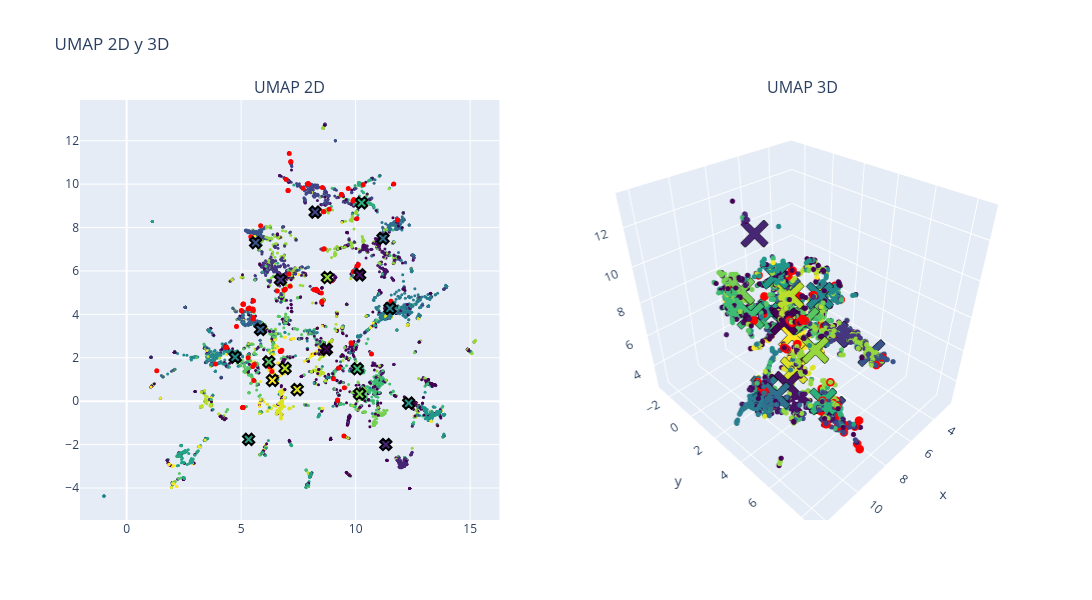

The notebook cell saved with this chart:
### Code cell
# UMAP

# Calcular los centroides de cada cluster
centroides_2d = df.groupby(clustering_method)[['umap2d_1', 'umap2d_2']].mean()
centroides_3d = df.groupby(clustering_method)[['umap3d_1', 'umap3d_2', 'umap3d_3']].mean()

fig = make_subplots(rows=1, cols=2, subplot_titles=("UMAP 2D", "UMAP 3D"), 
                    specs=[[{"type": "scatter"}, {"type": "scatter3d"}]])

# Puntos normales en 2D
fig.add_trace(
    go.Scatter(x=df['umap2d_1'], y=df['umap2d_2'], mode='markers',
               marker=dict(color=df[clustering_method], colorscale='Viridis', size=3),
               text=["Cluster: " + str(c) + "<br>Titulo: " + t for c, t in zip(df[clustering_method], data['title'])],  
               hovertemplate="%{text}<br>x: %{x}<br>y: %{y}<extra></extra>"),
    row=1, col=1)

# Puntos resaltados en 2D
fig.add_trace(
    go.Scatter(x=df.loc[indices_knn[0], 'umap2d_1'], 
               y=df.loc[indices_knn[0], 'umap2d_2'], 
               mode='markers',
               marker=dict(color='red', size=5, opacity=1), 
               text=["Cluster: " + str(c) + "<br>Titulo: " + t for c, t in zip(df.loc[indices_knn[0], clustering_method], data.loc[indices_knn[0], 'title'])],  
               hovertemplate="%{text}<br>x: %{x}<br>y: %{y}<extra></extra>"),
    row=1, col=1)

# Centroides en 2D
fig.add_trace(
    go.Scatter(x=centroides_2d['umap2d_1'], 
               y=centroides_2d['umap2d_2'], 
               mode='markers',
               marker=dict(symbol='x', color=centroides_2d.index, colorscale='Viridis', size=10, line=dict(color='black', width=2)),
               text=["Centroide: " + str(c) for c in centroides_2d.index],
               hovertemplate="%{text}<br>x: %{x}<br>y: %{y}<extra></extra>"),
    row=1, col=1)

# Puntos normales en 3D
fig.add_trace(
    go.Scatter3d(x=df['umap3d_1'], y=df['umap3d_2'], z=df['umap3d_3'], mode='markers',
                 marker=dict(color=df[clustering_method], colorscale='Viridis', size=3, opacity=1),
                 text=["Cluster: " + str(c) + "<br>Titulo: " + t for c, t in zip(df[clustering_method], data['title'])],  
                 hovertemplate="%{text}<br>x: %{x}<br>y: %{y}<br>z: %{z}<extra></extra>"),
    row=1, col=2)

# Puntos resaltados en 3D
fig.add_trace(
    go.Scatter3d(x=df.loc[indices_knn[0], 'umap3d_1'], 
                 y=df.loc[indices_knn[0], 'umap3d_2'], 
                 z=df.loc[indices_knn[0], 'umap3d_3'], 
                 mode='markers',
                 marker=dict(color='red', size=5, opacity=1), 
                 text=["Cluster: " + str(c) + "<br>Titulo: " + t for c, t in zip(df.loc[indices_knn[0], clustering_method], data.loc[indices_knn[0], 'title'])],  
                 hovertemplate="%{text}<br>x: %{x}<br>y: %{y}<br>z: %{z}<extra></extra>"),
    row=1, col=2)

# Centroides en 3D
fig.add_trace(
    go.Scatter3d(x=centroides_3d['umap3d_1'], 
                 y=centroides_3d['umap3d_2'], 
                 z=centroides_3d['umap3d_3'], 
                 mode='markers',
                 marker=dict(symbol='x', color=centroides_3d.index, colorscale='Viridis', size=10, line=dict(color='black', width=2)),
                 text=["Centroide: " + str(c) for c in centroides_3d.index],
                 hovertemplate="%{text}<br>x: %{x}<br>y: %{y}<br>z: %{z}<extra></extra>"),
    row=1, col=2)

fig.update_layout(height=600, width=1200, title_text="UMAP 2D y 3D", showlegend=False)
fig.show()

### Figure 1 — Plotly figure (JSON) as saved in the notebook; plotly's stock layout.template omitted (floating-point values rounded to 4 significant figures; data arrays with more than 128 entries replaced by an {"elided": "..."} marker saying what was removed)
{"data": [{"hovertemplate": "%{text}<br>x: %{x}<br>y: %{y}<extra></extra>", "marker": {"color": {"elided": "6682 int values"}, "colorscale": [[0, "#440154"], [0.1111, "#482878"], [0.2222, "#3e4989"], [0.3333, "#31688e"], [0.4444, "#26828e"], [0.5556, "#1f9e89"], [0.6667, "#35b779"], [0.7778, "#6ece58"], [0.8889, "#b5de2b"], [1, "#fde725"]], "size": 3}, "mode": "markers", "text": {"elided": "6682 str values"}, "type": "scatter", "x": {"elided": "6682 float values"}, "xaxis": "x", "y": {"elided": "6682 float values"}, "yaxis": "y"}, {"hovertemplate": "%{text}<br>x: %{x}<br>y: %{y}<extra></extra>", "marker": {"color": "red", "opacity": 1, "size": 5}, "mode": "markers", "text": ["Cluster: 6<br>Titulo: control strategy of the modular multilevel matrix converter", "Cluster: 6<br>Titulo: control of the cascaded h bridge multilevel matrix converter", "Cluster: 0<br>Titulo: operation of modular multilevel matrix converters with failed branches", "Cluster: 9<br>Titulo: a novel modulation with voltage balancing control for a modular matrix converter", "Cluster: 0<br>Titulo: stability analysis for cps pwm based modular multilevel converters with reduced voltage sensor", "Cluster: 16<br>Titulo: generalized control approach for a class of modular multilevel converter topologies", "Cluster: 19<br>Titulo: y matrix modulation for sc mmc medium voltage grid tie converter", "Cluster: 7<br>Titulo: m c based bipolar dc transmission scheme for offshore wind power", "Cluster: 9<br>Titulo: bipartite graph masking modulation for modular multilevel matrix converter", "Cluster: 4<br>Titulo: virtual capacitor concept for partitioning of large converter systems for rt hil simulations", "Cluster: 6<br>Titulo: zero sequence voltage suppression control with capacitor voltage balancing for a modular multilevel matrix converter", "Cluster: 0<br>Titulo: control strategy for modular multilevel matrix converters at high output frequencies", "Cluster: 7<br>Titulo: a modular matrix converter for transformer less pmsg wind generation systems", "Cluster: 15<br>Titulo: a matrix autotransformer switched capacitor converter for data center application", "Cluster: 16<br>Titulo: direct arm energy control of the modular multilevel matrix converter", "Cluster: 0<br>Titulo: high power multi modular matrix converters with sinusoidal input output waveforms", "Cluster: 6<br>Titulo: novel converter topology with reduced cost  size and weight for high power medium voltage machine drives   x  modular multilevel series converter", "Cluster: 17<br>Titulo: a novel space vector control with capacitor voltage balancing for a multilevel modular matrix converter", "Cluster: 14<br>Titulo: parameter estimation of sub module capacitors of modular multi level converter based on adaptive observer", "Cluster: 4<br>Titulo: an improved phasor method for modelling and analysis of modular multilevel matrix converter", "Cluster: 16<br>Titulo: control approach for a class of modular multilevel converter topologies", "Cluster: 7<br>Titulo: control of modular multilevel cascade converters for offshore wind energy generation and transmission", "Cluster: 0<br>Titulo: a fpga based space vector modulation applied to a multi modular matrix converter with input current imposition", "Cluster: 7<br>Titulo: wind energy conversion control for a double fed induction generator with modular multi level matrix converter", "Cluster: 0<br>Titulo: inherent sm voltage balance for multilevel circulant modulation in modular multilevel dc dc converters", "Cluster: 4<br>Titulo: accelerated model of modular multilevel converters in pscad emtdc", "Cluster: 4<br>Titulo: accelerated model of modular multilevel converters in pscad emtdc", "Cluster: 0<br>Titulo: a three phase     level matrix inverter based on modular multilevel converter half bridge modules", "Cluster: 15<br>Titulo: the comparison of different variants of new traction drives with medium frequency transformer", "Cluster: 6<br>Titulo: a hybrid modular multilevel dc ac converter", "Cluster: 12<br>Titulo: d q frame impedance modeling of modular multilevel converter based on dynamic phasors", "Cluster: 19<br>Titulo: unified high speed emt equivalent and implementation method of mmcs with single port submodules", "Cluster: 4<br>Titulo: study on equivalence of mmc modeling under multi dq frames and harmonic state space", "Cluster: 14<br>Titulo: a mathematical analysis of y matrix modulation  the natural self voltage balancing capability of modular multilevel converter under arbitrary level number", "Cluster: 0<br>Titulo: current control and branch energy balancing of the modular multilevel matrix converter", "Cluster: 16<br>Titulo: control of modular multilevel matrix converters based on capacitor voltage estimation", "Cluster: 4<br>Titulo: detailed equivalent modeling and simulation of modular multilevel converters with partially integrated battery energy storage", "Cluster: 16<br>Titulo: control of a three phase to five phase modular multilevel matrix converter based on a generalized control concept", "Cluster: 14<br>Titulo: staircase matrix modulation for the switched capacitor modular multilevel converter with sensor less voltage balancing", "Cluster: 0<br>Titulo: novel operation mode of the modular multilevel matrix converter based on a dimensioning algorithm", "Cluster: 15<br>Titulo: modulation and control of a single stage hvdc ac solid state transformer using modular multilevel converter", "Cluster: 5<br>Titulo: a robust frequency control technique for wind power conversion with two level structure predictive method", "Cluster: 0<br>Titulo: optimised operating range of modular multilevel converters for ac ac conversion with failed modules", "Cluster: 0<br>Titulo: fixed admittance matrix technique for real time power electronics simulation on matlab simulink", "Cluster: 12<br>Titulo: modeling and harmonic stability of mmc hvdc with passive circulating current filters", "Cluster: 13<br>Titulo: a new  x matrix autotransformer switched capacitor dc dc converter for datacenter application", "Cluster: 19<br>Titulo: optimal circulant modulation for submodule voltage ripple minimization with inherent balancing capability in modular multilevel dc dc converters", "Cluster: 16<br>Titulo: distributed real time model of the m c for hil systems using small scale simulators", "Cluster: 14<br>Titulo: staircase matrix modulation for the switched capacitor modular multilevel converter with sensor less capacitor voltage balancing", "Cluster: 17<br>Titulo: closed loop vector control of the modular multilevel matrix converter for equal input output operating frequencies", "Cluster: 8<br>Titulo: a pole to pole short circuit fault current calculation method for dc grids", "Cluster: 6<br>Titulo: comparison of cascaded multilevel converter topologies for ac ac conversion", "Cluster: 16<br>Titulo: frequency support control of a modular multilevel matrix converter based wind energy conversion system", "Cluster: 0<br>Titulo: the harmonic analysis and the arm capacitor parameters selection of module multilevel matrix converter", "Cluster: 3<br>Titulo: control scheme of the modular multilevel matrix converter using space vector modulation for wide frequency range operation", "Cluster: 0<br>Titulo: performance analysis of energy balancing methods for matrix modular multilevel converters", "Cluster: 4<br>Titulo: modeling and circulating current control of mmc", "Cluster: 14<br>Titulo: dual circulant modulation for inherent submodule voltage balancing in mmdc", "Cluster: 0<br>Titulo: modular multilevel matrix converter for offshore low frequency ac transmission system", "Cluster: 13<br>Titulo: a methodology for developing  chainlink  converters", "Cluster: 5<br>Titulo: model predictive control of modular multilevel matrix converter", "Cluster: 19<br>Titulo: high speed emt modeling of mmcs with arbitrary multiport submodule structures using generalized norton equivalents", "Cluster: 0<br>Titulo: real time hil simulation of modular multilevel matrix converter using switching function model", "Cluster: 12<br>Titulo: resonance stability analysis of hangzhou flexible low frequency ac system", "Cluster: 0<br>Titulo: harmonic circulating analysis of modular multilevel matrix converter based on two dimensional phasor method", "Cluster: 5<br>Titulo: enhanced circulating current control for the modular multilevel matrix converter based on model predictive control", "Cluster: 0<br>Titulo: flexible operation of variable speed direct mmc in hydropower applications", "Cluster: 6<br>Titulo: fully decoupled current control and energy balancing of the modular multilevel matrix converter", "Cluster: 16<br>Titulo: a novel cascaded vector control scheme for the modular multilevel matrix converter", "Cluster: 0<br>Titulo: a novel harmonic state space modelling method on the modular multilevel matrix converter and coupling analysis", "Cluster: 19<br>Titulo: switched capacitor mmc submodule voltage balancing with reduced number of voltage sensors", "Cluster: 3<br>Titulo: analysis and control of the modular multilevel matrix converter under unbalanced grid conditions", "Cluster: 6<br>Titulo: closed loop decoupled control and implementation of the modular multilevel matrix converter in similar equal frequency operation", "Cluster: 17<br>Titulo: a decoupled nearest level control for a modular multilevel cascade converter based on triple star bridge cells  mmcc tsbc ", "Cluster: 0<br>Titulo: a single phase direct ac ac modular multilevel converter for railway power conditioning", "Cluster: 16<br>Titulo: nonlinear mpc based cluster energy control of modular multilevel matrix converters", "Cluster: 0<br>Titulo: selection methods of main circuit parameters for modular multilevel matrix converters", "Cluster: 6<br>Titulo: energy balancing of the modular multilevel matrix converter based on a new transformed arm power analysis", "Cluster: 6<br>Titulo: vector control of a modular multilevel matrix converter for variable speed drive applications", "Cluster: 14<br>Titulo: on the dynamics of inherent balancing of modular multilevel dc ac dc converters", "Cluster: 12<br>Titulo: ac  and dc side perturbation analysis of modular multilevel converter based on frequency components balance", "Cluster: 16<br>Titulo: direct power control of modular multilevel matrix converter for flexible ac transmission system applications", "Cluster: 16<br>Titulo: vector control of a modular multilevel matrix converter operating over the full output frequency range", "Cluster: 19<br>Titulo: coprime polynomial based dual circulant modulation for inherent submodule voltage balancing in mmdc", "Cluster: 12<br>Titulo: impedance based stability analysis of voltage controlled mmcs feeding linear ac systems", "Cluster: 4<br>Titulo: electrothermal transient behavioral modeling of thyristor based ultrafast mechatronic circuit breaker for real time dc grid emulation", "Cluster: 4<br>Titulo: electro thermal transient behavioral modeling of thyristor based ultrafast mechatronic circuit breaker for real time dc grid emulation", "Cluster: 0<br>Titulo: a comparative evaluation of power converter circuits to increase the power transfer capability of high voltage transmission lines", "Cluster: 0<br>Titulo: novel distributed control platform and algorithm for a modular multilevel matrix converter", "Cluster: 14<br>Titulo: the application of m c based on optimized sorting in fractional frequency transmission system", "Cluster: 0<br>Titulo: review of high power converters", "Cluster: 0<br>Titulo: doubly fed induction generator in a flywheel energy storage with stator harmonic compensation", "Cluster: 17<br>Titulo: improved algorithm for nlc strategy in modular multilevel matrix converter", "Cluster: 0<br>Titulo: hex y   a new modular multilevel converter topology for a direct ac ac power conversion", "Cluster: 6<br>Titulo: operating performance of the modular multilevel matrix converter in drive applications", "Cluster: 4<br>Titulo: component level thermo electromagnetic nonlinear transient finite element modeling of solid state transformer for dc grid studies", "Cluster: 6<br>Titulo: a modular multilevel matrix converter for high speed drive applications", "Cluster: 19<br>Titulo: modular multilevel converter with minimum arm inductance and automatic sub module voltage balance   y matrix modulation and its theoretical proof of the automatic voltage balance", "Cluster: 7<br>Titulo: adaptive virtual inertia control strategy based on multilevel matrix modular converter", "Cluster: 16<br>Titulo: research on modeling and control strategy of modular multilevel matrix converter supplying passive networks"], "type": "scatter", "x": [5.101, 5.091, 8.298, 5.079, 6.743, 8.291, 6.734, 11.83, 4.308, 7.048, 7.134, 5.302, 9.893, 9.216, 8.269, 4.796, 5.033, 5.535, 6.344, 8.547, 8.296, 10.11, 6.776, 10.09, 5.073, 7.928, 7.932, 9.261, 8.519, 9.506, 9.678, 7.917, 9.88, 5.553, 8.288, 8.843, 7.704, 6.921, 5.513, 8.332, 5.008, 5.851, 9.797, 4.365, 10.31, 9.206, 5.077, 7.052, 3.882, 5.532, 11.54, 8.962, 10.05, 9.392, 5.526, 8.606, 11.66, 5.075, 6.579, 10.69, 5.422, 6.256, 6.966, 10.33, 9.377, 5.684, 8.585, 6.879, 6.921, 9.921, 6.71, 7.084, 8.186, 9.488, 8.312, 1.315, 9.385, 5.353, 5.487, 5.076, 10.27, 8.531, 5.518, 5.076, 10.19, 7.168, 7.168, 9.828, 5.517, 5.307, 9.029, 8.58, 5.575, 8.504, 5.54, 7.102, 5.097, 6.716, 8.626, 10.05], "xaxis": "x", "y": [4.475, 4.468, 5.092, 4.463, 2.297, 5.13, 2.304, 8.348, 2.482, 9.704, 5.289, 4.258, 5.964, 0.05694, 5.161, 3.439, 4.149, 4.625, 1.37, 9.847, 5.126, 6.294, 2.351, 6.254, -0.295, 10.0, 10.01, 1.533, 4.548, 0.6198, 9.804, 10.02, 9.219, 0.9566, 5.133, 8.845, 9.804, 5.157, 1.596, 5.088, 4.174, 8.087, 2.686, 2.485, 9.202, 0.03094, -0.2907, 9.711, 1.709, 4.176, 4.598, 5.544, 6.215, 9.514, 4.621, 8.728, 10.01, -0.2933, 5.081, 2.174, 7.574, 1.58, 10.21, 9.968, 9.517, 7.218, 8.725, 5.111, 5.16, 9.287, 2.305, 5.858, 5.139, -1.599, 5.1, 1.406, 9.509, 4.296, 4.237, -0.2935, 9.232, 4.609, 4.25, -0.2918, 9.134, 11.03, 11.03, 2.662, 3.791, 2.006, 1.031, 6.995, 1.695, 4.988, 3.859, 11.41, 4.47, 2.295, 7.02, 8.41], "yaxis": "y"}, {"hovertemplate": "%{text}<br>x: %{x}<br>y: %{y}<extra></extra>", "marker": {"color": [0, 1, 2, 3, 4, 5, 6, 7, 8, 9, 10, 11, 12, 13, 14, 15, 16, 17, 18, 19], "colorscale": [[0, "#440154"], [0.1111, "#482878"], [0.2222, "#3e4989"], [0.3333, "#31688e"], [0.4444, "#26828e"], [0.5556, "#1f9e89"], [0.6667, "#35b779"], [0.7778, "#6ece58"], [0.8889, "#b5de2b"], [1, "#fde725"]], "line": {"color": "black", "width": 2}, "size": 10, "symbol": "x"}, "mode": "markers", "text": ["Centroide: 0", "Centroide: 1", "Centroide: 2", "Centroide: 3", "Centroide: 4", "Centroide: 5", "Centroide: 6", "Centroide: 7", "Centroide: 8", "Centroide: 9", "Centroide: 10", "Centroide: 11", "Centroide: 12", "Centroide: 13", "Centroide: 14", "Centroide: 15", "Centroide: 16", "Centroide: 17", "Centroide: 18", "Centroide: 19"], "type": "scatter", "x": [8.724, 10.17, 11.32, 6.718, 8.231, 5.633, 5.846, 11.19, 11.5, 4.738, 12.32, 5.328, 10.26, 10.07, 6.209, 10.17, 8.767, 6.919, 7.449, 6.366], "xaxis": "x", "y": [2.385, 5.819, -1.998, 5.595, 8.711, 7.3, 3.306, 7.497, 4.274, 2.028, -0.09009, -1.761, 9.139, 1.492, 1.812, 0.3297, 5.7, 1.514, 0.5344, 0.9573], "yaxis": "y"}, {"hovertemplate": "%{text}<br>x: %{x}<br>y: %{y}<br>z: %{z}<extra></extra>", "marker": {"color": {"elided": "6682 int values"}, "colorscale": [[0, "#440154"], [0.1111, "#482878"], [0.2222, "#3e4989"], [0.3333, "#31688e"], [0.4444, "#26828e"], [0.5556, "#1f9e89"], [0.6667, "#35b779"], [0.7778, "#6ece58"], [0.8889, "#b5de2b"], [1, "#fde725"]], "opacity": 1, "size": 3}, "mode": "markers", "scene": "scene", "text": {"elided": "6682 str values"}, "type": "scatter3d", "x": {"elided": "6682 float values"}, "y": {"elided": "6682 float values"}, "z": {"elided": "6682 float values"}}, {"hovertemplate": "%{text}<br>x: %{x}<br>y: %{y}<br>z: %{z}<extra></extra>", "marker": {"color": "red", "opacity": 1, "size": 5}, "mode": "markers", "scene": "scene", "text": ["Cluster: 6<br>Titulo: control strategy of the modular multilevel matrix converter", "Cluster: 6<br>Titulo: control of the cascaded h bridge multilevel matrix converter", "Cluster: 0<br>Titulo: operation of modular multilevel matrix converters with failed branches", "Cluster: 9<br>Titulo: a novel modulation with voltage balancing control for a modular matrix converter", "Cluster: 0<br>Titulo: stability analysis for cps pwm based modular multilevel converters with reduced voltage sensor", "Cluster: 16<br>Titulo: generalized control approach for a class of modular multilevel converter topologies", "Cluster: 19<br>Titulo: y matrix modulation for sc mmc medium voltage grid tie converter", "Cluster: 7<br>Titulo: m c based bipolar dc transmission scheme for offshore wind power", "Cluster: 9<br>Titulo: bipartite graph masking modulation for modular multilevel matrix converter", "Cluster: 4<br>Titulo: virtual capacitor concept for partitioning of large converter systems for rt hil simulations", "Cluster: 6<br>Titulo: zero sequence voltage suppression control with capacitor voltage balancing for a modular multilevel matrix converter", "Cluster: 0<br>Titulo: control strategy for modular multilevel matrix converters at high output frequencies", "Cluster: 7<br>Titulo: a modular matrix converter for transformer less pmsg wind generation systems", "Cluster: 15<br>Titulo: a matrix autotransformer switched capacitor converter for data center application", "Cluster: 16<br>Titulo: direct arm energy control of the modular multilevel matrix converter", "Cluster: 0<br>Titulo: high power multi modular matrix converters with sinusoidal input output waveforms", "Cluster: 6<br>Titulo: novel converter topology with reduced cost  size and weight for high power medium voltage machine drives   x  modular multilevel series converter", "Cluster: 17<br>Titulo: a novel space vector control with capacitor voltage balancing for a multilevel modular matrix converter", "Cluster: 14<br>Titulo: parameter estimation of sub module capacitors of modular multi level converter based on adaptive observer", "Cluster: 4<br>Titulo: an improved phasor method for modelling and analysis of modular multilevel matrix converter", "Cluster: 16<br>Titulo: control approach for a class of modular multilevel converter topologies", "Cluster: 7<br>Titulo: control of modular multilevel cascade converters for offshore wind energy generation and transmission", "Cluster: 0<br>Titulo: a fpga based space vector modulation applied to a multi modular matrix converter with input current imposition", "Cluster: 7<br>Titulo: wind energy conversion control for a double fed induction generator with modular multi level matrix converter", "Cluster: 0<br>Titulo: inherent sm voltage balance for multilevel circulant modulation in modular multilevel dc dc converters", "Cluster: 4<br>Titulo: accelerated model of modular multilevel converters in pscad emtdc", "Cluster: 4<br>Titulo: accelerated model of modular multilevel converters in pscad emtdc", "Cluster: 0<br>Titulo: a three phase     level matrix inverter based on modular multilevel converter half bridge modules", "Cluster: 15<br>Titulo: the comparison of different variants of new traction drives with medium frequency transformer", "Cluster: 6<br>Titulo: a hybrid modular multilevel dc ac converter", "Cluster: 12<br>Titulo: d q frame impedance modeling of modular multilevel converter based on dynamic phasors", "Cluster: 19<br>Titulo: unified high speed emt equivalent and implementation method of mmcs with single port submodules", "Cluster: 4<br>Titulo: study on equivalence of mmc modeling under multi dq frames and harmonic state space", "Cluster: 14<br>Titulo: a mathematical analysis of y matrix modulation  the natural self voltage balancing capability of modular multilevel converter under arbitrary level number", "Cluster: 0<br>Titulo: current control and branch energy balancing of the modular multilevel matrix converter", "Cluster: 16<br>Titulo: control of modular multilevel matrix converters based on capacitor voltage estimation", "Cluster: 4<br>Titulo: detailed equivalent modeling and simulation of modular multilevel converters with partially integrated battery energy storage", "Cluster: 16<br>Titulo: control of a three phase to five phase modular multilevel matrix converter based on a generalized control concept", "Cluster: 14<br>Titulo: staircase matrix modulation for the switched capacitor modular multilevel converter with sensor less voltage balancing", "Cluster: 0<br>Titulo: novel operation mode of the modular multilevel matrix converter based on a dimensioning algorithm", "Cluster: 15<br>Titulo: modulation and control of a single stage hvdc ac solid state transformer using modular multilevel converter", "Cluster: 5<br>Titulo: a robust frequency control technique for wind power conversion with two level structure predictive method", "Cluster: 0<br>Titulo: optimised operating range of modular multilevel converters for ac ac conversion with failed modules", "Cluster: 0<br>Titulo: fixed admittance matrix technique for real time power electronics simulation on matlab simulink", "Cluster: 12<br>Titulo: modeling and harmonic stability of mmc hvdc with passive circulating current filters", "Cluster: 13<br>Titulo: a new  x matrix autotransformer switched capacitor dc dc converter for datacenter application", "Cluster: 19<br>Titulo: optimal circulant modulation for submodule voltage ripple minimization with inherent balancing capability in modular multilevel dc dc converters", "Cluster: 16<br>Titulo: distributed real time model of the m c for hil systems using small scale simulators", "Cluster: 14<br>Titulo: staircase matrix modulation for the switched capacitor modular multilevel converter with sensor less capacitor voltage balancing", "Cluster: 17<br>Titulo: closed loop vector control of the modular multilevel matrix converter for equal input output operating frequencies", "Cluster: 8<br>Titulo: a pole to pole short circuit fault current calculation method for dc grids", "Cluster: 6<br>Titulo: comparison of cascaded multilevel converter topologies for ac ac conversion", "Cluster: 16<br>Titulo: frequency support control of a modular multilevel matrix converter based wind energy conversion system", "Cluster: 0<br>Titulo: the harmonic analysis and the arm capacitor parameters selection of module multilevel matrix converter", "Cluster: 3<br>Titulo: control scheme of the modular multilevel matrix converter using space vector modulation for wide frequency range operation", "Cluster: 0<br>Titulo: performance analysis of energy balancing methods for matrix modular multilevel converters", "Cluster: 4<br>Titulo: modeling and circulating current control of mmc", "Cluster: 14<br>Titulo: dual circulant modulation for inherent submodule voltage balancing in mmdc", "Cluster: 0<br>Titulo: modular multilevel matrix converter for offshore low frequency ac transmission system", "Cluster: 13<br>Titulo: a methodology for developing  chainlink  converters", "Cluster: 5<br>Titulo: model predictive control of modular multilevel matrix converter", "Cluster: 19<br>Titulo: high speed emt modeling of mmcs with arbitrary multiport submodule structures using generalized norton equivalents", "Cluster: 0<br>Titulo: real time hil simulation of modular multilevel matrix converter using switching function model", "Cluster: 12<br>Titulo: resonance stability analysis of hangzhou flexible low frequency ac system", "Cluster: 0<br>Titulo: harmonic circulating analysis of modular multilevel matrix converter based on two dimensional phasor method", "Cluster: 5<br>Titulo: enhanced circulating current control for the modular multilevel matrix converter based on model predictive control", "Cluster: 0<br>Titulo: flexible operation of variable speed direct mmc in hydropower applications", "Cluster: 6<br>Titulo: fully decoupled current control and energy balancing of the modular multilevel matrix converter", "Cluster: 16<br>Titulo: a novel cascaded vector control scheme for the modular multilevel matrix converter", "Cluster: 0<br>Titulo: a novel harmonic state space modelling method on the modular multilevel matrix converter and coupling analysis", "Cluster: 19<br>Titulo: switched capacitor mmc submodule voltage balancing with reduced number of voltage sensors", "Cluster: 3<br>Titulo: analysis and control of the modular multilevel matrix converter under unbalanced grid conditions", "Cluster: 6<br>Titulo: closed loop decoupled control and implementation of the modular multilevel matrix converter in similar equal frequency operation", "Cluster: 17<br>Titulo: a decoupled nearest level control for a modular multilevel cascade converter based on triple star bridge cells  mmcc tsbc ", "Cluster: 0<br>Titulo: a single phase direct ac ac modular multilevel converter for railway power conditioning", "Cluster: 16<br>Titulo: nonlinear mpc based cluster energy control of modular multilevel matrix converters", "Cluster: 0<br>Titulo: selection methods of main circuit parameters for modular multilevel matrix converters", "Cluster: 6<br>Titulo: energy balancing of the modular multilevel matrix converter based on a new transformed arm power analysis", "Cluster: 6<br>Titulo: vector control of a modular multilevel matrix converter for variable speed drive applications", "Cluster: 14<br>Titulo: on the dynamics of inherent balancing of modular multilevel dc ac dc converters", "Cluster: 12<br>Titulo: ac  and dc side perturbation analysis of modular multilevel converter based on frequency components balance", "Cluster: 16<br>Titulo: direct power control of modular multilevel matrix converter for flexible ac transmission system applications", "Cluster: 16<br>Titulo: vector control of a modular multilevel matrix converter operating over the full output frequency range", "Cluster: 19<br>Titulo: coprime polynomial based dual circulant modulation for inherent submodule voltage balancing in mmdc", "Cluster: 12<br>Titulo: impedance based stability analysis of voltage controlled mmcs feeding linear ac systems", "Cluster: 4<br>Titulo: electrothermal transient behavioral modeling of thyristor based ultrafast mechatronic circuit breaker for real time dc grid emulation", "Cluster: 4<br>Titulo: electro thermal transient behavioral modeling of thyristor based ultrafast mechatronic circuit breaker for real time dc grid emulation", "Cluster: 0<br>Titulo: a comparative evaluation of power converter circuits to increase the power transfer capability of high voltage transmission lines", "Cluster: 0<br>Titulo: novel distributed control platform and algorithm for a modular multilevel matrix converter", "Cluster: 14<br>Titulo: the application of m c based on optimized sorting in fractional frequency transmission system", "Cluster: 0<br>Titulo: review of high power converters", "Cluster: 0<br>Titulo: doubly fed induction generator in a flywheel energy storage with stator harmonic compensation", "Cluster: 17<br>Titulo: improved algorithm for nlc strategy in modular multilevel matrix converter", "Cluster: 0<br>Titulo: hex y   a new modular multilevel converter topology for a direct ac ac power conversion", "Cluster: 6<br>Titulo: operating performance of the modular multilevel matrix converter in drive applications", "Cluster: 4<br>Titulo: component level thermo electromagnetic nonlinear transient finite element modeling of solid state transformer for dc grid studies", "Cluster: 6<br>Titulo: a modular multilevel matrix converter for high speed drive applications", "Cluster: 19<br>Titulo: modular multilevel converter with minimum arm inductance and automatic sub module voltage balance   y matrix modulation and its theoretical proof of the automatic voltage balance", "Cluster: 7<br>Titulo: adaptive virtual inertia control strategy based on multilevel matrix modular converter", "Cluster: 16<br>Titulo: research on modeling and control strategy of modular multilevel matrix converter supplying passive networks"], "type": "scatter3d", "x": [5.865, 5.864, 8.634, 5.836, 6.545, 8.672, 6.551, 11.89, 4.979, 8.526, 6.952, 6.07, 11.9, 9.185, 8.708, 6.686, 6.503, 7.204, 6.362, 9.903, 8.671, 11.82, 6.563, 11.84, 4.035, 9.53, 9.536, 7.617, 8.692, 7.099, 9.883, 9.551, 10.43, 5.685, 8.674, 9.675, 9.309, 7.275, 5.412, 8.634, 6.521, 6.809, 8.394, 4.861, 10.57, 9.185, 4.046, 8.53, 4.264, 6.321, 9.928, 9.201, 11.85, 10.6, 7.221, 9.441, 10.22, 4.042, 6.799, 9.383, 6.601, 6.321, 8.601, 10.56, 10.59, 6.579, 9.435, 7.199, 7.214, 10.67, 6.545, 7.29, 8.473, 7.09, 8.591, 2.685, 10.61, 6.146, 6.308, 4.043, 10.56, 8.744, 6.318, 4.043, 10.54, 8.882, 8.885, 8.388, 6.14, 5.022, 8.006, 10.58, 5.449, 8.667, 6.118, 8.82, 5.878, 6.549, 10.47, 10.1], "y": [0.5438, 0.544, 4.066, 0.5643, 1.181, 4.105, 1.156, 5.657, 1.826, 7.525, 3.136, 0.4983, 4.763, -0.431, 4.162, 0.0116, 0.2592, 2.402, 1.635, 7.45, 4.102, 5.071, 1.154, 4.964, 0.5578, 7.471, 7.483, 1.17, 3.32, 0.5886, 7.503, 7.528, 7.192, 2.49, 4.106, 6.978, 7.313, 4.117, 1.857, 4.061, 0.2559, 6.946, 1.115, 1.765, 7.101, -0.4498, 0.5632, 7.523, 2.103, 0.6785, 3.258, 4.32, 4.923, 7.413, 2.383, 6.909, 7.21, 0.5613, 4.185, 1.6, 7.107, 1.566, 7.38, 7.905, 7.42, 6.437, 6.904, 4.055, 4.109, 7.167, 1.159, 4.794, 4.074, -0.6711, 4.02, 1.237, 7.403, 0.4988, 0.6395, 0.5626, 7.134, 3.546, 0.6637, 0.5625, 7.094, 7.802, 7.801, 1.108, 0.278, 2.002, 0.8027, 4.967, 1.781, 3.917, 0.4002, 7.919, 0.5416, 1.155, 5.001, 6.645], "z": [8.485, 8.488, 8.66, 8.492, 5.055, 8.696, 5.088, 6.901, 7.685, 4.818, 8.714, 8.19, 7.56, 8.385, 8.711, 7.884, 8.378, 8.438, 4.808, 5.458, 8.698, 7.199, 5.09, 7.32, 6.094, 4.947, 4.934, 9.215, 8.249, 8.05, 6.108, 4.875, 6.738, 5.948, 8.699, 6.336, 4.996, 7.513, 6.502, 8.68, 8.411, 6.659, 7.338, 7.677, 6.974, 8.379, 6.098, 4.817, 7.553, 8.071, 4.314, 7.741, 7.37, 6.125, 8.428, 6.269, 8.065, 6.097, 7.228, 7.71, 7.079, 4.84, 4.372, 7.502, 6.124, 6.916, 6.266, 7.503, 7.487, 6.739, 5.114, 7.519, 8.513, 8.216, 8.607, 5.514, 6.121, 8.217, 8.122, 6.098, 7.242, 8.249, 8.111, 6.097, 7.068, 3.794, 3.792, 7.356, 7.567, 6.275, 8.037, 8.716, 6.554, 8.456, 7.722, 3.483, 8.486, 5.094, 8.59, 7.232]}, {"hovertemplate": "%{text}<br>x: %{x}<br>y: %{y}<br>z: %{z}<extra></extra>", "marker": {"color": [0, 1, 2, 3, 4, 5, 6, 7, 8, 9, 10, 11, 12, 13, 14, 15, 16, 17, 18, 19], "colorscale": [[0, "#440154"], [0.1111, "#482878"], [0.2222, "#3e4989"], [0.3333, "#31688e"], [0.4444, "#26828e"], [0.5556, "#1f9e89"], [0.6667, "#35b779"], [0.7778, "#6ece58"], [0.8889, "#b5de2b"], [1, "#fde725"]], "line": {"color": "black", "width": 2}, "size": 10, "symbol": "x"}, "mode": "markers", "scene": "scene", "text": ["Centroide: 0", "Centroide: 1", "Centroide: 2", "Centroide: 3", "Centroide: 4", "Centroide: 5", "Centroide: 6", "Centroide: 7", "Centroide: 8", "Centroide: 9", "Centroide: 10", "Centroide: 11", "Centroide: 12", "Centroide: 13", "Centroide: 14", "Centroide: 15", "Centroide: 16", "Centroide: 17", "Centroide: 18", "Centroide: 19"], "type": "scatter3d", "x": [8.269, 9.877, 8.363, 7.05, 9.288, 6.46, 6.433, 11.43, 9.967, 5.377, 9.309, 6.202, 10.49, 9.387, 6.248, 9.367, 8.75, 7.512, 7.225, 6.615], "y": [2.482, 4.384, 0.7819, 4.629, 6.577, 6.374, 0.7467, 5.373, 2.769, 2.09, 3.16, -0.8236, 7.114, 1.4, 1.938, 0.7837, 4.999, 2.153, 2.026, 1.284], "z": [7.544, 5.809, 11.57, 7.27, 5.381, 6.825, 7.641, 6.904, 4.474, 7.468, 10.82, 5.439, 7.142, 7.895, 6.237, 8.973, 7.546, 8.514, 3.492, 5.139]}], "layout": {"annotations": [{"font": {"size": 16}, "showarrow": false, "text": "UMAP 2D", "x": 0.225, "xanchor": "center", "xref": "paper", "y": 1, "yanchor": "bottom", "yref": "paper"}, {"font": {"size": 16}, "showarrow": false, "text": "UMAP 3D", "x": 0.775, "xanchor": "center", "xref": "paper", "y": 1, "yanchor": "bottom", "yref": "paper"}], "height": 600, "scene": {"domain": {"x": [0.55, 1], "y": [0, 1]}}, "showlegend": false, "title": {"text": "UMAP 2D y 3D"}, "width": 1200, "xaxis": {"anchor": "y", "domain": [0, 0.45]}, "yaxis": {"anchor": "x", "domain": [0, 1]}}}
